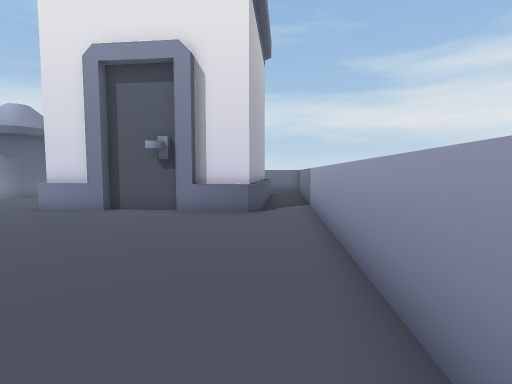
[1] (above)

17 first-person views from a walk through a scene from a Unity 3-D project. The camera is 1.4 m above the floor, tilts 4° down and sees 85° across. The floor is counted in squares, 1 m on a side. Each view is taken from the middle of a square. On the plan, view 1 faces up. The plan holds only what a view shows up to about 14 squares ahead; the rest is blank. The place goes on beyond the plan.

[2]
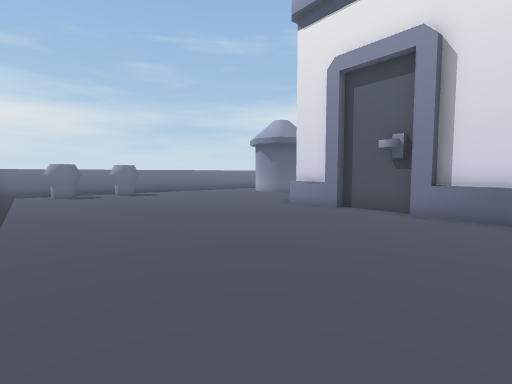

[3]
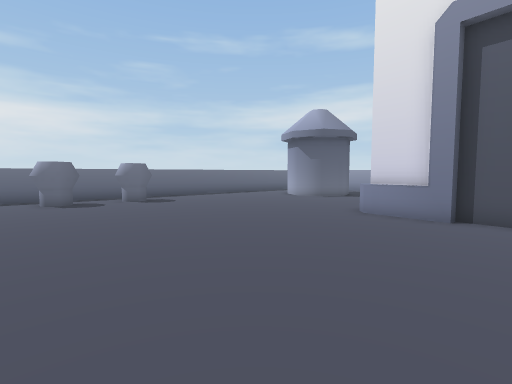

[4]
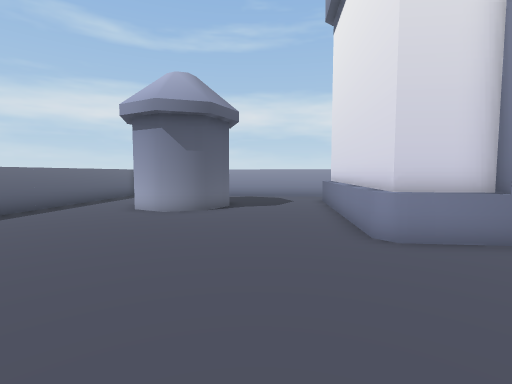

[5]
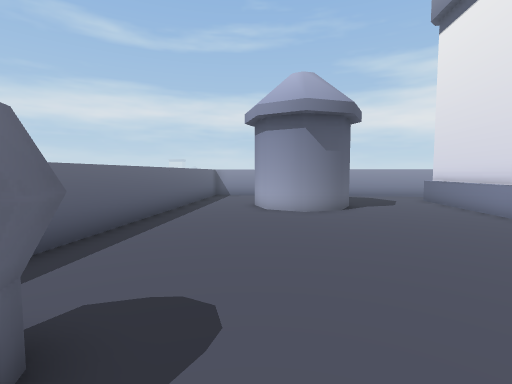

[6]
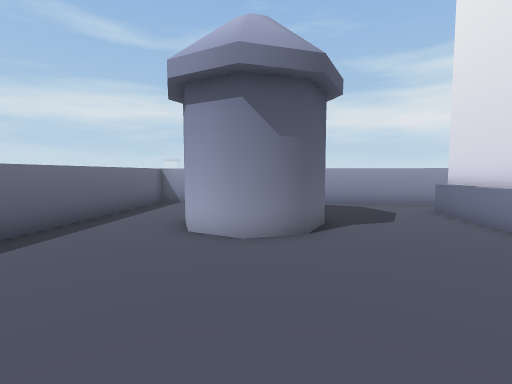

[7]
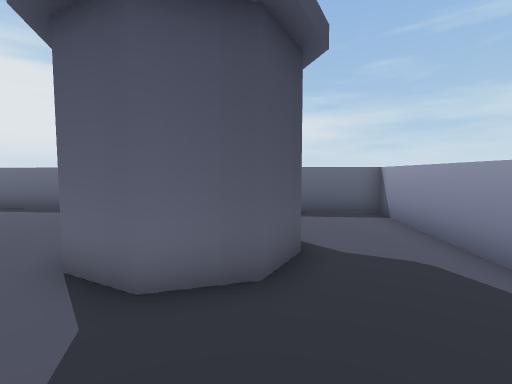

[8]
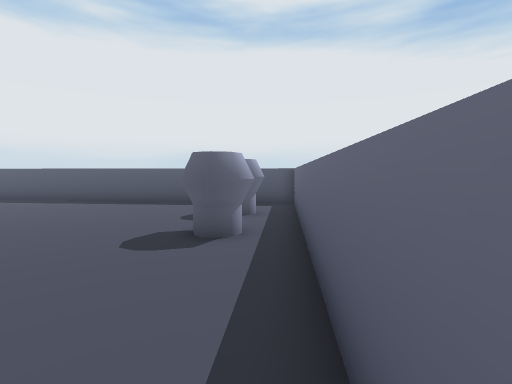

[9]
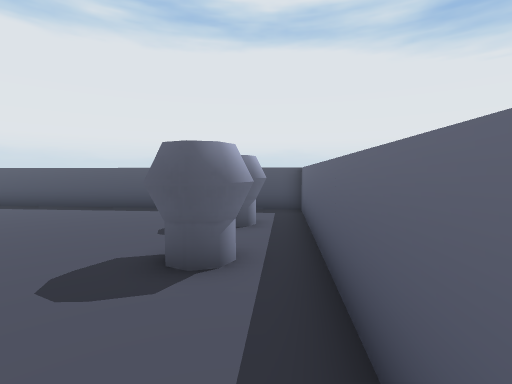

[10]
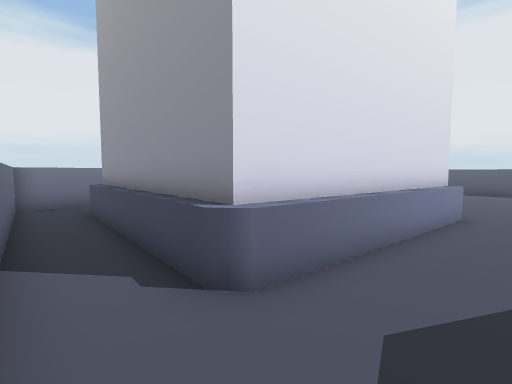

[11]
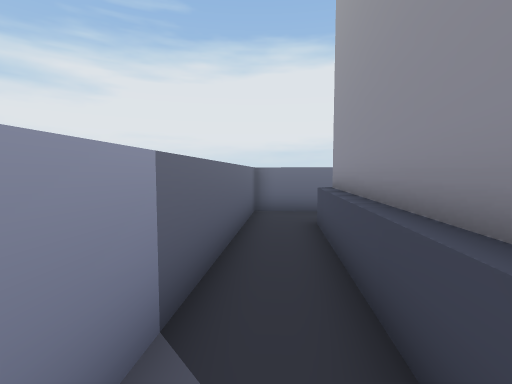

[12]
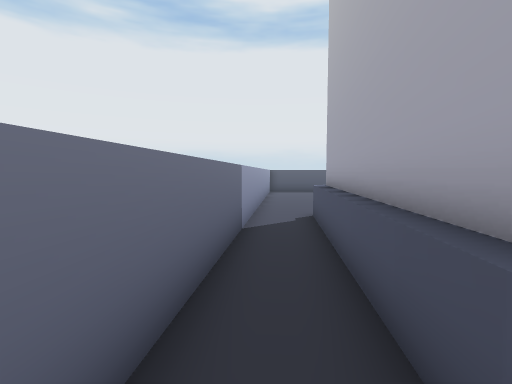

[13]
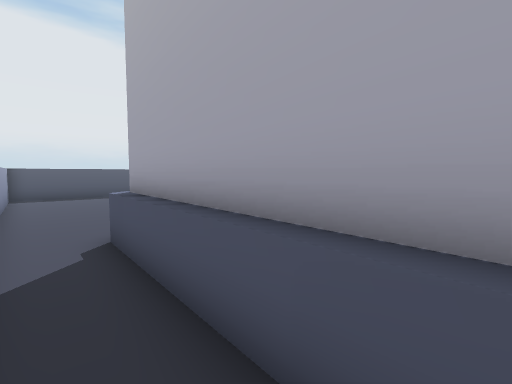

[14]
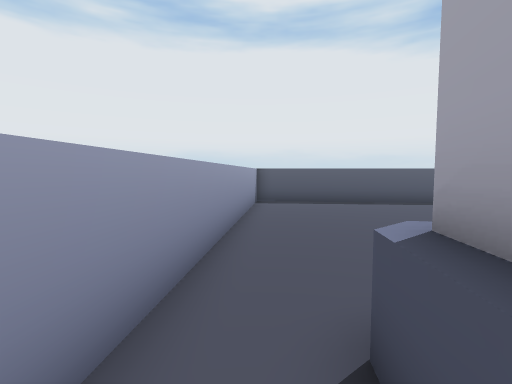

[15]
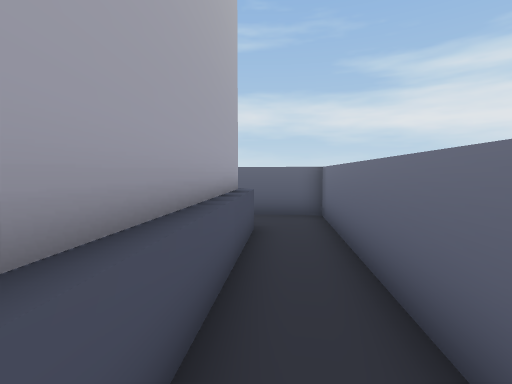

[16]
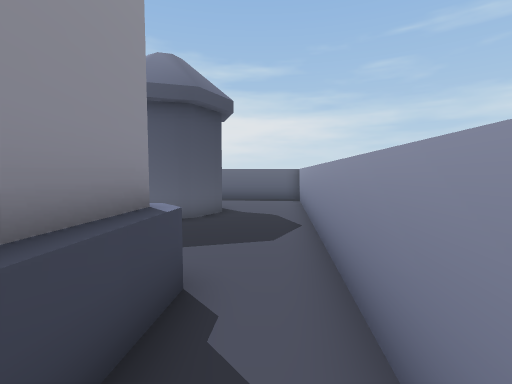

[17]
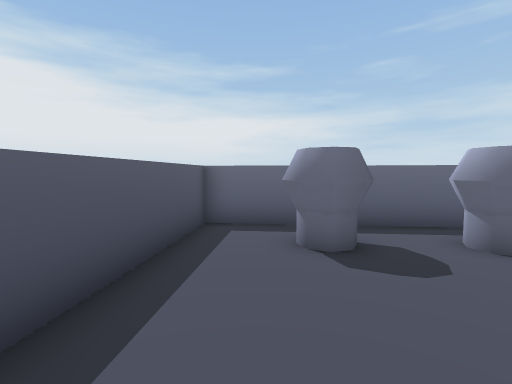

### Floor plan
Ten units are one square. View 1 is at (0, 0); x grows to the right and y downward. Boxes are objects, and circles mark ways between rooms. Rooms are numbered by the first view taken in them; rooms with no view inside come last. Other rooms are left out.
<svg viewBox="-212 -227 249 248">
<path fill="none" stroke="#000" d="M-61 -107 -81 -109 -73 -187M-29 -103 -56 -106 -56 -102 -82 -105M-175 -71 -173 -64 -176 -59 -182 -57 -187 -60M-175 -66 -178 -61 -182 -60 -186 -62M-182 -72 -176 -69M-185 -70 -177 -72M-189 -66 -185 -72 -180 -74 -177 -72M-184 -42 -178 -39 -176 -33 -179 -28 -186 -26M-188 -38 -183 -40 -180 -38 -178 -33 -180 -29 -185 -28M-3 -97 -29 -99M-2 -101 -22 -103M-139 -188 -126 -181 -121 -166 -128 -153 -143 -149 -156 -156 -160 -170M-74 -211 -185 -222 -207 -6 10 16 21 -95M-82 -105 -85 -109 -77 -188 -73 -191M-177 -72 -175 -66M1 -100 -3 -97M-3 -204 -74 -211M-73 -187 -6 -180M-73 -191 -5 -184M-6 -180 6 -179 3 -147M26 -144 32 -201 -3 -204M10 -180 6 -146M-5 -184 7 -183M21 -95 26 -144M3 -147 -2 -101M6 -146 1 -100"/>
<circle cx="-70" cy="-200" r="3" fill="#2a7"/>
<circle cx="10" cy="-100" r="3" fill="#2a7"/>
<circle cx="0" cy="-190" r="3" fill="#2a7"/>
<circle cx="20" cy="-150" r="3" fill="#2a7"/>
<text x="-100" y="-80">1</text>
<text x="-30" y="-200">2</text>
<text x="20" y="-180">3</text>
<text x="10" y="-120">4</text>
</svg>
Room 1 opens to room 2. Room 1 opens to room 4. Room 2 opens to room 3. Room 3 opens to room 4.

Where each view was taken, in squares from view 1:
view 1: 0 up, 0 right, facing up
view 2: 0 up, 0 right, facing up-left
view 3: 1 up, 4 left, facing up-left
view 4: 5 up, 11 left, facing up
view 5: 5 up, 16 left, facing up
view 6: 9 up, 14 left, facing up
view 7: 18 up, 9 left, facing left
view 8: 13 up, 19 left, facing down
view 9: 11 up, 19 left, facing down
view 10: 21 up, 10 left, facing down-right
view 11: 20 up, 7 left, facing right
view 12: 19 up, 2 right, facing down
view 13: 16 up, 2 right, facing down-left
view 14: 12 up, 1 right, facing down
view 15: 11 up, 1 right, facing up
view 16: 20 up, 4 left, facing left
view 17: 2 up, 13 left, facing left
